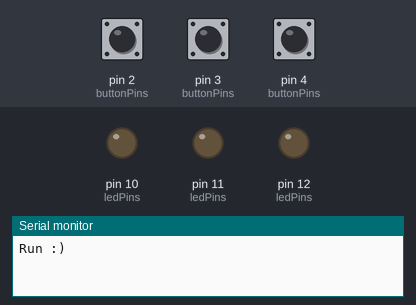
Bench run of a sketch on a simulated Arduino Uno, built with avr-gcc and run on an emulated ATmega328P. On the bench: output pins drawn as LEDs (lit = HIGH), the last lines printed to the serial monitor. The inputs (shaded band) are chosen by the test bench; at power-on: pin 2 (buttonPins) LOW, pin 3 (buttonPins) LOW, pin 4 (buttonPins) LOW.

Above: at 1.2 s.
1.3 s: pin 2 (buttonPins) pulled HIGH for 0.15 s
At 1.9 s:
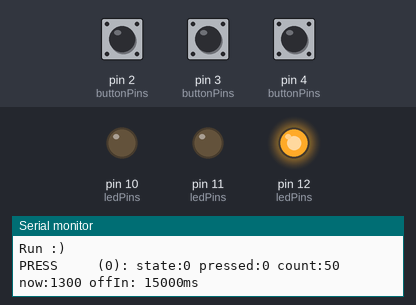
2.9 s: pin 3 (buttonPins) pulled HIGH for 1 s
At 4.5 s:
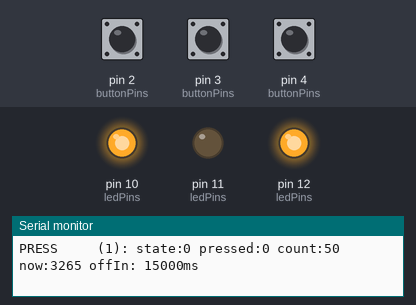
5.4 s: pin 4 (buttonPins) pulled HIGH for 1 s
At 6.2 s:
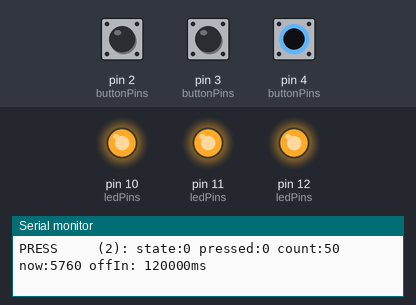
7.9 s: pin 2 (buttonPins) pulled HIGH for 1 s
At 9.3 s:
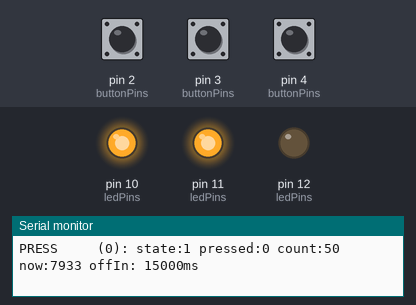
10.4 s: pin 3 (buttonPins) pulled HIGH for 3.2 s
At 11.8 s:
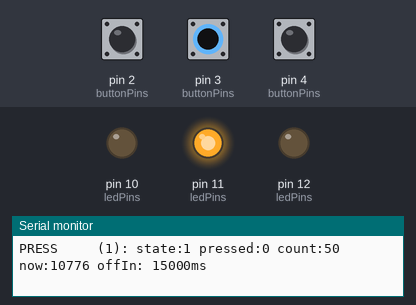
15.1 s: pin 2 (buttonPins) pulled HIGH for 0.15 s
At 16.4 s:
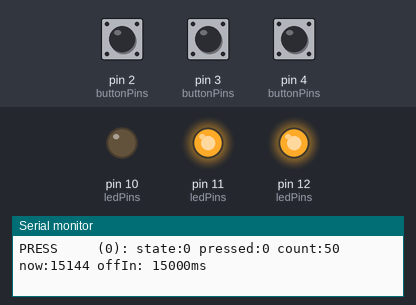
Timing chart, 0 to 31.6 s (numbered marks = the images above; inputs shaded):
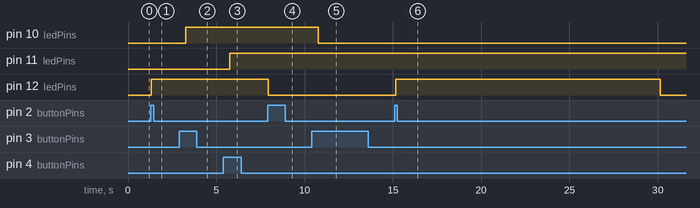

Measured:
- after the input at 1.3 s, pin 12 (ledPins): LOW → HIGH at once
- after the input at 2.9 s, pin 10 (ledPins): LOW → HIGH after 0.37 s
- after the input at 5.4 s, pin 11 (ledPins): LOW → HIGH after 0.36 s
- after the input at 7.9 s, pin 12 (ledPins): HIGH → LOW at once
- after the input at 10.4 s, pin 10 (ledPins): HIGH → LOW after 0.38 s
- after the input at 15.1 s, pin 12 (ledPins): LOW → HIGH after 0.05 s, → LOW 15.0 s later

The sketch:

ToyKitchenWiring.ino
```cpp
#include "LightController.h"
#include "config.h"
// edit above config.h, set DEBUG #define for debug output on serial

const int ledPins[3] = {12,10,11};
const int buttonPins[3] = {2,3,4};

LightController l0 = LightController(ledPins[0], buttonPins[0],"0");
LightController l1 = LightController(ledPins[1], buttonPins[1],"1");
LightController l2 = LightController(ledPins[2], buttonPins[2],"2");

void setup() {
  l0.setTimeout(15);
  l1.setTimeout(15);
  l2.setTimeout(120);
  #ifdef DEBUG
  Serial.begin(9600);
  Serial.println("Run :)");
  #endif
}


void loop() {
  l0.checkButton();
  l1.checkButton();
  l2.checkButton();
}
```

LightController.cpp
```cpp
#include "Arduino.h"
#include "LightController.h"
#include "config.h"

LightController::LightController(int lightPin, int buttonPin, String id){
  this->lightPin = lightPin;
  this->buttonPin = buttonPin;
  this->id = id;
  this->lightState = LOW;
  this->readCount = 0;
  this->pressed = false;
  this->offDelay = 30000;
  pinMode(this->lightPin, OUTPUT);
  pinMode(this->buttonPin, INPUT);
};

void LightController::setLed() {
  digitalWrite(this->lightPin, this->lightState);
};

void LightController::turnOn(){
  this->lightState = HIGH;
  this->setLed();
};

void LightController::turnOff(){
  this->lightState = LOW;
  this->setLed();
};

void LightController::toggleLight(){
  this->lightState = ! this->lightState;
  this->setLed();
};

void LightController::checkButton(){
  // auto Off
  if(this->lightState == HIGH && this->readCount == 0 && !this->pressed ){
    unsigned long offTime = this->onTime + this->offDelay;
    unsigned long now = millis();
    if( offTime < now ){
      this->debug("AUTOOFF", "state: "+String(this->lightState)+" OnTime: "
            +String(this->onTime)+" OffTime: "+String(offTime)+" now:"+String(now));
      this->lightState = LOW;
      digitalWrite(this->lightPin, this->lightState );
    }
  }

  //check for button presses
  int reading = digitalRead(this->buttonPin);
  //debounce
  if ( reading == HIGH ){
    if(this->readCount < 100){
      this->readCount++;
    }
  }else if(this->readCount > 0){
    this->readCount--;
  }else if (this->readCount == 0){
    this->pressed = false;
  }
  //turn on if sufficiently debounced
  if(!this->pressed && this->readCount >= 50 ){
    unsigned long now = millis();
    this->debug("PRESS","state:"+String(this->lightState)+" pressed:"+String(this->pressed)+" count:"+String(this->readCount)+" now:"+String(now)+" offIn: "+String(this->offDelay)+"ms");
    this->pressed=true;
    toggleLight();
    if(this->lightState == HIGH) {
      this->onTime = now;
    }
  }
};

void LightController::setTimeout(int seconds){
  this->offDelay=(unsigned long)seconds *1000;
}

void LightController::debug(String action, String s){
#ifdef DEBUG
//TODO: debug ifdef?
//TODO: This is probably horrendously inefficient, use a fixed size char[] instead? Or as its debug, perhaps rely on ifdefing it out for production?
  while(action.length() < 10){
    action += " ";
  }
  Serial.println(action+"("+id+"): "+s);
#endif
};
```

LightController.h
```cpp
#ifndef LightController_h
#define LightController_h

#include "Arduino.h"

class LightController {
  private:
    int lightState,lightPin, buttonPin, readCount;
    void setLed();
    boolean pressed;
    unsigned long offDelay, onTime;
    String id;
    void debug(String action, String s);
  public:
    LightController(int lightPin, int buttonPin, String id);
    void turnOn();
    void turnOff();
    void toggleLight();
    void checkButton();
    void setTimeout(int seconds);
};
#endif
```

config.h
```cpp
#define DEBUG
```
